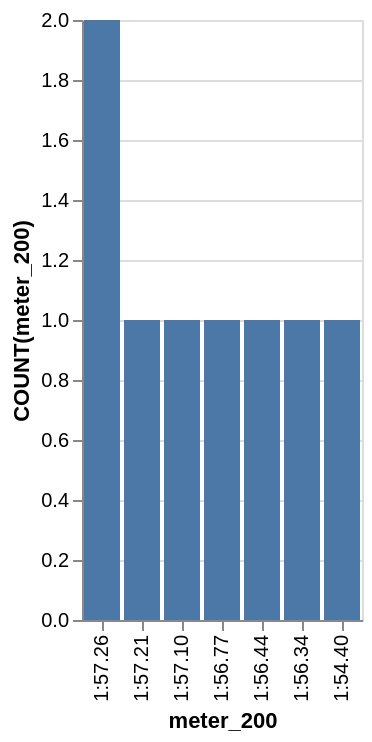

Vega-Lite specification for this chart:
### Vega-Lite specification from a JSON file in a GitHub repository (floating-point values rounded to 4 significant figures)
{"data": {"values": [{"x_data": "1:57.26", "y_data": 2}, {"x_data": "1:57.21", "y_data": 1}, {"x_data": "1:57.10", "y_data": 1}, {"x_data": "1:56.77", "y_data": 1}, {"x_data": "1:56.44", "y_data": 1}, {"x_data": "1:56.34", "y_data": 1}, {"x_data": "1:54.40", "y_data": 1}]}, "mark": "bar", "encoding": {"x": {"field": "x_data", "type": "nominal", "title": "meter_200", "sort": {"op": "sum", "field": "y_data", "order": "descending"}}, "y": {"field": "y_data", "type": "quantitative", "title": "COUNT(meter_200)"}}}
